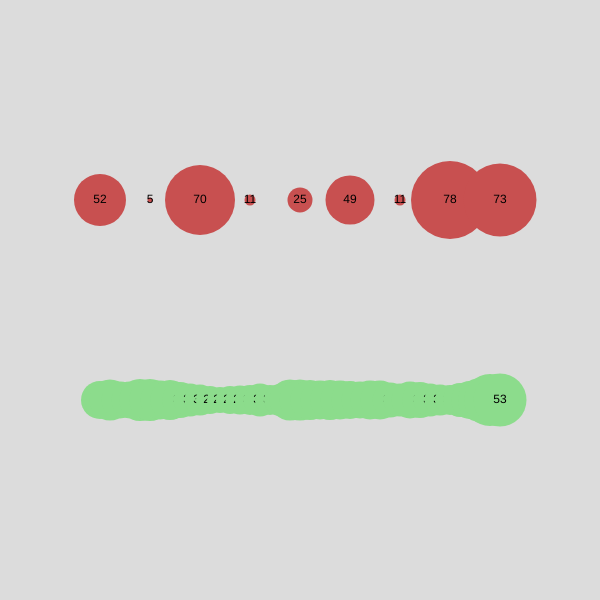
Frame 1 (no input)
Frame 60 (no input): identical to frame 1, image omitted
Frame 120 (the mouse pressed at the canvas centre since frame 60): identical to frame 1, image omitted

The p5.js sketch that drew this single still picture (run headless with seeded random() and noise() and a simulated clock; from frame 60 on, the mouse is pressed at the canvas centre):

// p5.js sketch
// ── sketch.js
// Project Title
// Your Name
// Date
//
// diff ways to use unpredictablility

let mySeed;
let noiseStart = 5;
let noiseTime = 5;
let noiseSpeed = 0.1;

function setup() {
  createCanvas(600, 600);
  textAlign(CENTER, CENTER);
  mySeed = random(1000);
  //randomNumbers();
  
}

function draw() {
  noiseTime = noiseStart;
  randomSeed(mySeed);
  background(220);
  randomNumbers();
  noiseNumbers();
  noiseStart +- noiseSpeed;
}

function noiseNumbers(){
  //display a line of serveral numbers
  //generated with the noise() function 1 - 100
  let x = 100;
  while(x <= 500){
    let randomNum = noise(noiseTime); //0-1 (normilizzed)
    randomNum = map(randomNum, 0, 1, 1, 100); // 1-100
    randomNum = round(randomNum);

    fill(140,220,140); noStroke();
    circle(x,400,randomNum); //y === height*0.66
    fill(0);
    text(randomNum, x, 400);
    x+=10;
    noiseTime += noiseSpeed;
  }
}










function randomNumbers(){
  //display a line of several numbers generated
  //with the random() function.   1 - 100
  // - these should be uniformly distributed
  let x = 100;  //100, 150, 200, 250....500
  while(x <= 500){
    let randomNum = round(random(1,100));
    fill(200, 80, 80); noStroke();
    circle(x, 200, randomNum);
    fill(0);
    text(randomNum, x, 200) // y === width/3
    x += 50; 
  }
}
